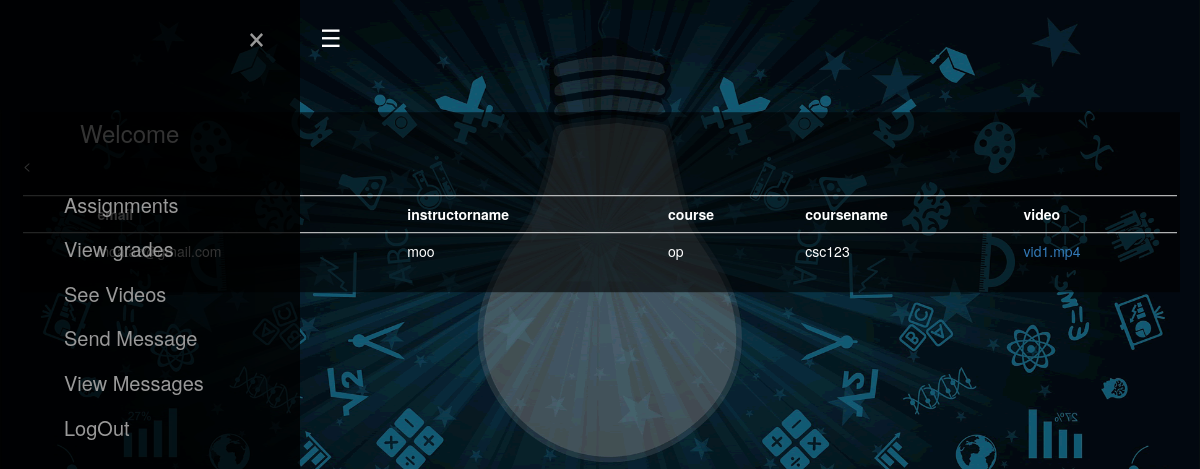
The app's page /viewvideocourse.php with its own data.
### tables this page shows
CREATE TABLE `addcoursevideo` (
  `ID` int(11) NOT NULL,
  `email` varchar(255) NOT NULL,
  `instructorname` varchar(255) NOT NULL,
  `course` varchar(255) NOT NULL,
  `coursename` varchar(255) NOT NULL,
  `videoname` varchar(255) NOT NULL,
  `video` varchar(255) NOT NULL
);

### viewvideocourse.php (the view, shortened to what this page needs)
<?php include "dB.php"; ?>
<?php include"studentFrontEnd.php"?>
<div class ="content">
<div class = wrapper>
<head>
 <link rel="stylesheet" href="https://maxcdn.bootstrapcdn.com/bootstrap/3.4.1/css/bootstrap.min.css">
</head>
<br>
<body>
<form method="POST" action="">
<div class="register">
<br><br>
<table class="table table-hover">
  <tr>
   <td><b>email</b></td>
    <td><b>instructorname</b></td>
    <td><b>course</b></td>
    <td><b>coursename</b></td>
    <td><b>video</b></td>
  </tr>
  <?php
$result = mysqli_query($conn, "SELECT * FROM addcoursevideo");
while($row = mysqli_fetch_array($result)){
  $id = $row['ID'];
  $email=$row['email'];
  $instructorname=$row['instructorname'];
  $course=$row['course'];
  $coursename=$row['coursename'];
  $video=$row['video'];
  ?>
  <br><br>
  <td><?= $email ?></td>
  <td><?= $instructorname ?></td>
  <td><?= $course ?></td>
  <td><?= $coursename ?></td>
  <td><?= "<a href='watch.php?ID=$id'>$video</a>"?> </td>
<?php
}
?>
</table>
</div>
</form>
</body>
</div>
</div>

### studentFrontEnd.php (style rules this page uses)
body { background-image: url('Images/banner_img.png'); }

### records on screen
addcoursevideo: email "moataz@gmail.com", instructorname "moo", course "op", coursename "csc123", video "vid1.mp4"
